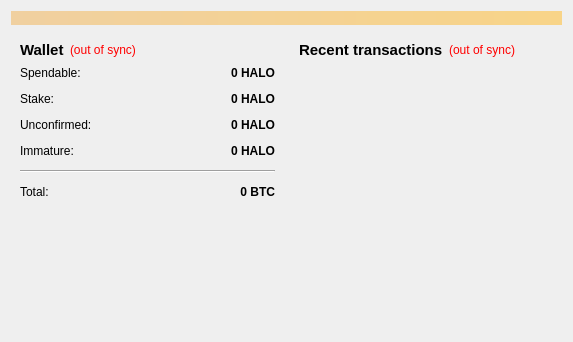
<?xml version="1.0" encoding="UTF-8"?>
<ui version="4.0">
 <class>OverviewPage</class>
 <widget class="QWidget" name="OverviewPage">
  <property name="geometry">
   <rect>
    <x>0</x>
    <y>0</y>
    <width>573</width>
    <height>342</height>
   </rect>
  </property>
  <property name="windowTitle">
   <string>Form</string>
  </property>
  <layout class="QVBoxLayout" name="topLayout">
   <item>
    <widget class="QLabel" name="labelAlerts">
     <property name="visible">
      <bool>false</bool>
     </property>
     <property name="styleSheet">
      <string notr="true">background-color: qlineargradient(x1: 0, y1: 0, x2: 1, y2: 0, stop:0 #F0D0A0, stop:1 #F8D488);  color:#000000
</string>
     </property>
     <property name="wordWrap">
      <bool>true</bool>
     </property>
     <property name="margin">
      <number>3</number>
     </property>
    </widget>
   </item>
   <item>
    <layout class="QHBoxLayout" name="horizontalLayout" stretch="1,1">
     <item>
      <layout class="QVBoxLayout" name="verticalLayout_2">
       <item>
        <widget class="QWidget" name="widget" native="true">
         <layout class="QVBoxLayout" name="verticalLayout_4">
          <item>
           <layout class="QHBoxLayout" name="horizontalLayout_4">
            <item>
             <widget class="QLabel" name="label_5">
              <property name="font">
               <font>
                <pointsize>11</pointsize>
                <weight>75</weight>
                <bold>true</bold>
               </font>
              </property>
              <property name="text">
               <string>Wallet</string>
              </property>
             </widget>
            </item>
            <item>
             <widget class="QLabel" name="labelWalletStatus">
              <property name="toolTip">
               <string>The displayed information may be out of date. Your wallet automatically synchronizes with the HaloCoin network after a connection is established, but this process has not completed yet.</string>
              </property>
              <property name="styleSheet">
               <string notr="true">QLabel { color: red; }</string>
              </property>
              <property name="text">
               <string notr="true">(out of sync)</string>
              </property>
              <property name="alignment">
               <set>Qt::AlignLeading|Qt::AlignLeft|Qt::AlignVCenter</set>
              </property>
             </widget>
            </item>
            <item>
             <spacer name="horizontalSpacer_2">
              <property name="orientation">
               <enum>Qt::Horizontal</enum>
              </property>
              <property name="sizeHint" stdset="0">
               <size>
                <width>40</width>
                <height>20</height>
               </size>
              </property>
             </spacer>
            </item>
           </layout>
          </item>
          <item>
           <layout class="QFormLayout" name="formLayout_2">
            <property name="fieldGrowthPolicy">
             <enum>QFormLayout::AllNonFixedFieldsGrow</enum>
            </property>
            <property name="horizontalSpacing">
             <number>12</number>
            </property>
            <property name="verticalSpacing">
             <number>12</number>
            </property>
            <item row="0" column="0">
             <widget class="QLabel" name="label">
              <property name="text">
               <string>Spendable:</string>
              </property>
             </widget>
            </item>
            <item row="0" column="1">
             <widget class="QLabel" name="labelBalance">
              <property name="font">
               <font>
                <weight>75</weight>
                <bold>true</bold>
               </font>
              </property>
              <property name="cursor">
               <cursorShape>IBeamCursor</cursorShape>
              </property>
              <property name="toolTip">
               <string>Your current spendable balance</string>
              </property>
              <property name="text">
               <string notr="true">0 HALO</string>
              </property>
              <property name="alignment">
               <set>Qt::AlignRight|Qt::AlignTrailing|Qt::AlignVCenter</set>
              </property>
              <property name="textInteractionFlags">
               <set>Qt::LinksAccessibleByMouse|Qt::TextSelectableByKeyboard|Qt::TextSelectableByMouse</set>
              </property>
             </widget>
            </item>
            <item row="1" column="0">
             <widget class="QLabel" name="label_6">
              <property name="text">
               <string>Stake:</string>
              </property>
             </widget>
            </item>
            <item row="1" column="1">
             <widget class="QLabel" name="labelStake">
              <property name="font">
               <font>
                <weight>75</weight>
                <bold>true</bold>
               </font>
              </property>
              <property name="cursor">
               <cursorShape>IBeamCursor</cursorShape>
              </property>
              <property name="toolTip">
               <string>Total of coins that was staked, and do not yet count toward the current balance</string>
              </property>
              <property name="text">
               <string notr="true">0 HALO</string>
              </property>
              <property name="alignment">
               <set>Qt::AlignRight|Qt::AlignTrailing|Qt::AlignVCenter</set>
              </property>
              <property name="textInteractionFlags">
               <set>Qt::LinksAccessibleByMouse|Qt::TextSelectableByKeyboard|Qt::TextSelectableByMouse</set>
              </property>
             </widget>
            </item>
            <item row="2" column="0">
             <widget class="QLabel" name="label_3">
              <property name="text">
               <string>Unconfirmed:</string>
              </property>
             </widget>
            </item>
            <item row="2" column="1">
             <widget class="QLabel" name="labelUnconfirmed">
              <property name="font">
               <font>
                <weight>75</weight>
                <bold>true</bold>
               </font>
              </property>
              <property name="cursor">
               <cursorShape>IBeamCursor</cursorShape>
              </property>
              <property name="toolTip">
               <string>Total of transactions that have yet to be confirmed, and do not yet count toward the current balance</string>
              </property>
              <property name="text">
               <string notr="true">0 HALO</string>
              </property>
              <property name="alignment">
               <set>Qt::AlignRight|Qt::AlignTrailing|Qt::AlignVCenter</set>
              </property>
              <property name="textInteractionFlags">
               <set>Qt::LinksAccessibleByMouse|Qt::TextSelectableByKeyboard|Qt::TextSelectableByMouse</set>
              </property>
             </widget>
            </item>
            <item row="3" column="0">
             <widget class="QLabel" name="labelImmatureText">
              <property name="text">
               <string>Immature:</string>
              </property>
             </widget>
            </item>
            <item row="3" column="1">
             <widget class="QLabel" name="labelImmature">
              <property name="font">
               <font>
                <weight>75</weight>
                <bold>true</bold>
               </font>
              </property>
              <property name="toolTip">
               <string>Mined balance that has not yet matured</string>
              </property>
              <property name="text">
               <string notr="true">0 HALO</string>
              </property>
              <property name="alignment">
               <set>Qt::AlignRight|Qt::AlignTrailing|Qt::AlignVCenter</set>
              </property>
              <property name="textInteractionFlags">
               <set>Qt::LinksAccessibleByMouse|Qt::TextSelectableByKeyboard|Qt::TextSelectableByMouse</set>
              </property>
             </widget>
            </item>
            <item row="4" column="0" colspan="2">
             <widget class="Line" name="line">
              <property name="orientation">
               <enum>Qt::Horizontal</enum>
              </property>
             </widget>
            </item>
            <item row="5" column="0">
             <widget class="QLabel" name="labelTotalText">
              <property name="text">
               <string>Total:</string>
              </property>
             </widget>
            </item>
            <item row="5" column="1">
             <widget class="QLabel" name="labelTotal">
              <property name="font">
               <font>
                <weight>75</weight>
                <bold>true</bold>
               </font>
              </property>
              <property name="cursor">
               <cursorShape>IBeamCursor</cursorShape>
              </property>
              <property name="toolTip">
               <string>Your current total balance</string>
              </property>
              <property name="text">
               <string notr="true">0 BTC</string>
              </property>
              <property name="alignment">
               <set>Qt::AlignRight|Qt::AlignTrailing|Qt::AlignVCenter</set>
              </property>
              <property name="textInteractionFlags">
               <set>Qt::LinksAccessibleByMouse|Qt::TextSelectableByKeyboard|Qt::TextSelectableByMouse</set>
              </property>
             </widget>
            </item>
           </layout>
          </item>
         </layout>
        </widget>
       </item>
       <item>
        <spacer name="verticalSpacer">
         <property name="orientation">
          <enum>Qt::Vertical</enum>
         </property>
         <property name="sizeHint" stdset="0">
          <size>
           <width>20</width>
           <height>40</height>
          </size>
         </property>
        </spacer>
       </item>
      </layout>
     </item>
     <item>
      <layout class="QVBoxLayout" name="verticalLayout_3">
       <item>
        <widget class="QWidget" name="widget_2" native="true">
         <layout class="QVBoxLayout" name="verticalLayout">
          <item>
           <layout class="QHBoxLayout" name="horizontalLayout_2">
            <item>
             <widget class="QLabel" name="label_4">
              <property name="font">
               <font>
                <pointsize>11</pointsize>
                <weight>75</weight>
                <bold>true</bold>
               </font>
              </property>
              <property name="text">
               <string>&lt;b&gt;Recent transactions&lt;/b&gt;</string>
              </property>
             </widget>
            </item>
            <item>
             <widget class="QLabel" name="labelTransactionsStatus">
              <property name="toolTip">
               <string>The displayed information may be out of date. Your wallet automatically synchronizes with the HaloCoin network after a connection is established, but this process has not completed yet.</string>
              </property>
              <property name="styleSheet">
               <string notr="true">QLabel { color: red; }</string>
              </property>
              <property name="text">
               <string notr="true">(out of sync)</string>
              </property>
              <property name="alignment">
               <set>Qt::AlignRight|Qt::AlignTrailing|Qt::AlignVCenter</set>
              </property>
             </widget>
            </item>
            <item>
             <spacer name="horizontalSpacer">
              <property name="orientation">
               <enum>Qt::Horizontal</enum>
              </property>
              <property name="sizeHint" stdset="0">
               <size>
                <width>40</width>
                <height>20</height>
               </size>
              </property>
             </spacer>
            </item>
           </layout>
          </item>
          <item>
           <widget class="QListView" name="listTransactions">
            <property name="styleSheet">
             <string notr="true">QListView { background: transparent; }</string>
            </property>
            <property name="frameShape">
             <enum>QFrame::NoFrame</enum>
            </property>
            <property name="verticalScrollBarPolicy">
             <enum>Qt::ScrollBarAlwaysOff</enum>
            </property>
            <property name="horizontalScrollBarPolicy">
             <enum>Qt::ScrollBarAlwaysOff</enum>
            </property>
            <property name="selectionMode">
             <enum>QAbstractItemView::NoSelection</enum>
            </property>
           </widget>
          </item>
         </layout>
        </widget>
       </item>
      </layout>
     </item>
    </layout>
   </item>
  </layout>
 </widget>
 <resources/>
 <connections/>
</ui>
